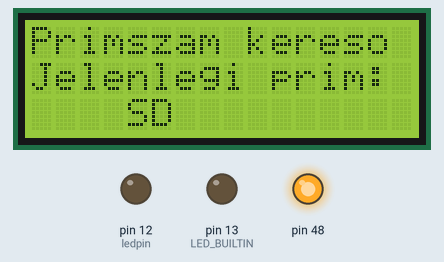
A program run on a simulated Arduino Mega 2560, built with avr-gcc and run on an emulated ATmega2560. Shown: 16×3 character LCD, output pins drawn as LEDs (lit = HIGH). Storage starts empty.

Above: at 0.27 s.
At 10.04 s:
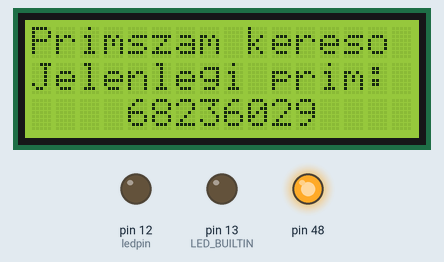
At 19.74 s:
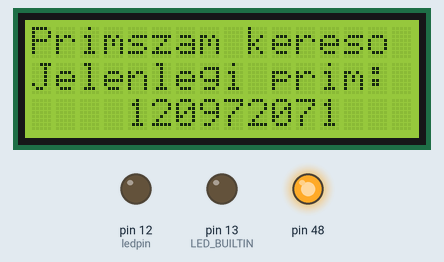
At 39.57 s:
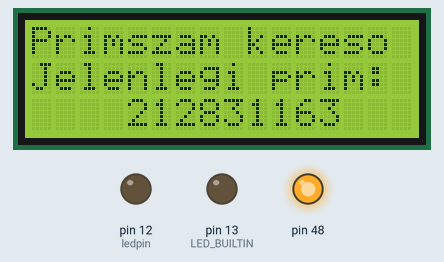
Timing chart, 0 to 40.0 s (numbered marks = the images above):
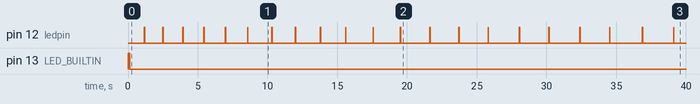

Measured:
- by itself, pin 12 (ledpin): repeats every 1.3 s: LOW 1.3 s, HIGH 0.02 s

The program:

main.cpp
```cpp
#include <Arduino.h>
#include <Wire.h>
#include <LiquidCrystal_I2C.h>
#include <Thread.h>
#include <math.h>
#include <SD.h>

#define ledpin 12

LiquidCrystal_I2C lcd(0x3F,16,3);
Thread scr_thread = Thread();

unsigned long int cur = 0;
unsigned long int last = 0;
unsigned long int ciklus = 0;
bool sdAvail = false;

bool is_prime(const unsigned long int num)
{
	unsigned long int b = 2;
	if (num == 1L) {
		return false;
	}
	else if (num == 2L) {
		return true;
	}
	bool i = true;
	while (i)
	{
		if (num%b == 0L)
		{
			i = false;
		}
		else
		{
			if (b >= sqrt(num))
			{
				return true;
			}
			else
			{
				b++;
			}
		}
	}
	return false;
}

void sd_save(){
    String sdOut = String(cur);
    SD.remove("primes.txt");
    File dataFile = SD.open("primes.txt", FILE_WRITE);
    lcd.setCursor(0,3);
    if(dataFile) {
        dataFile.print(sdOut);
        dataFile.close();
        lcd.print("SD: " + sdOut);
        digitalWrite(ledpin, HIGH);
        delay(20);
        digitalWrite(ledpin, LOW);
    }
    else {
        lcd.print("SD hiba");
        sdAvail = false;
    }
}

void scr_prnt() {
    lcd.setCursor(0, 2);
    lcd.print(cur);
    if ((cur - last > 1000) && sdAvail) {
        sd_save();
        last = cur;
    }
}

void sdRead() {
    File read = SD.open("primes.txt");
    String out = "";
    lcd.setCursor(0,3);
    while(read.available()) {
        out += (char)read.read();
    }
    ciklus = out.toInt();
}

void setup() {
    pinMode(LED_BUILTIN, OUTPUT);
    pinMode(ledpin, OUTPUT);
    digitalWrite(LED_BUILTIN, HIGH);

    //Set up a pin to power the SD card
    pinMode(48, OUTPUT);
    digitalWrite(48, HIGH);

    lcd.begin();
    lcd.backlight();
    lcd.setCursor(0, 0);
    lcd.print("Primszam kereso");
    lcd.setCursor(0, 1);
    lcd.print("Jelenlegi prim: ");
    scr_thread.enabled = true;
    scr_thread.onRun(scr_prnt);
    lcd.setCursor(0,3);
    if (!SD.begin(53)){
        lcd.print("SD hiba");
    }
    else {
        sdAvail = true;
        lcd.print("SD");
        sdRead();
    }

    digitalWrite(LED_BUILTIN, LOW);
}

void loop() {
    if (is_prime(ciklus)){
        cur = ciklus;
        scr_thread.run();
    }
    ciklus++;
}
```
